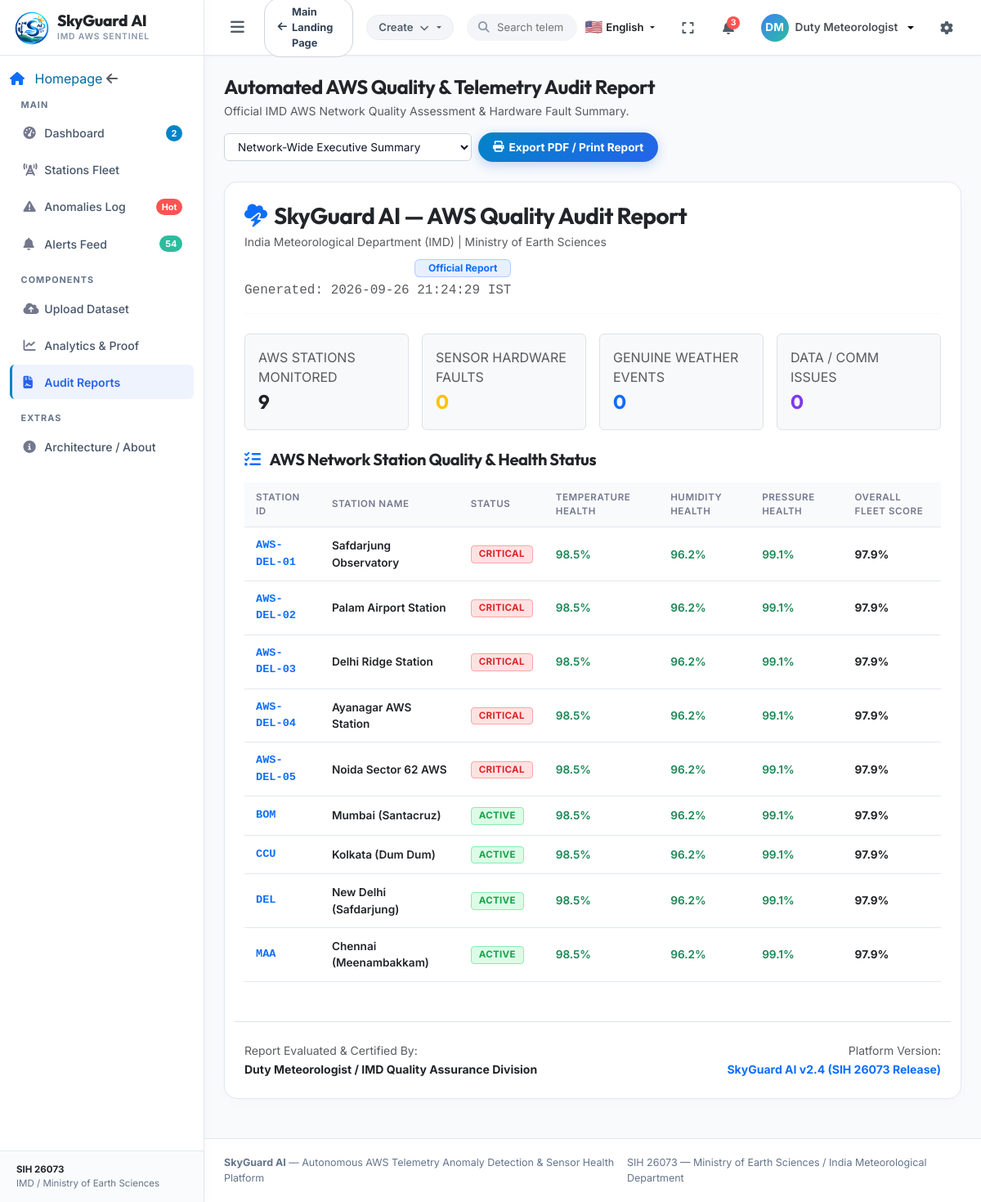
The page /reports/ on the database its author committed.
### core/models.py (models this page shows, shortened)
class Station(models.Model):
    STATUS_CHOICES = [
        ('ACTIVE', 'Active / Operational'),
        ('WARNING', 'Warning / Degraded Sensors'),
        ('CRITICAL', 'Critical / Multiple Sensor Faults'),
        ('OFFLINE', 'Offline / Comm Failure'),
    ]
    station_id = models.CharField(max_length=50, primary_key=True, help_text="Unique Station Identifier (e.g. AWS-IND-0101)")
    name = models.CharField(max_length=150, help_text="Station display name")
    latitude = models.FloatField(help_text="Latitude in decimal degrees")
    longitude = models.FloatField(help_text="Longitude in decimal degrees")
    elevation = models.FloatField(default=0.0, help_text="Elevation above sea level in meters")
    status = models.CharField(max_length=20, choices=STATUS_CHOICES, default='ACTIVE')
    installation_date = models.DateField(default=timezone.now)
    created_at = models.DateTimeField(auto_now_add=True)
    updated_at = models.DateTimeField(auto_now=True)
    class Meta:
        ordering = ['station_id']

### core/dashboard_views.py (the view)
# urls.py: path('reports/', reports_view, name='reports'),
def reports_view(request):
    stations = Station.objects.all()
    context = {
        'stations': stations
    }
    return render(request, 'monitoring/reports.html', context)

### templates/monitoring/reports.html (shortened to what this page needs)
{% extends 'monitoring/base.html' %}
{% load static %}
{% block content %}
<div class="d-flex justify-content-between align-items-center mb-4 flex-wrap gap-3 no-print">
    <div>
        <h3 class="font-heading fs-4 mb-1 text-dark">Automated AWS Quality & Telemetry Audit Report</h3>
        <p class="text-muted small mb-0">Official IMD AWS Network Quality Assessment & Hardware Fault Summary.</p>
    </div>
    <div class="d-flex align-items-center gap-2">
        <select class="form-select-custom" id="report-station-select" onchange="generateStationReport()">
            <option value="ALL">Network-Wide Executive Summary</option>
        </select>
        <button class="btn-custom btn-primary-custom" onclick="window.print()">
            <i class="fa-solid fa-print"></i> Export PDF / Print Report
        </button>
    </div>
</div>
<div class="card-custom p-4 bg-white" id="report-document">
    <div class="border-bottom border-light pb-3 mb-4 d-flex justify-content-between align-items-center flex-wrap gap-2">
        <div>
            <div class="d-flex align-items-center gap-2 mb-1">
                <i class="fa-solid fa-cloud-bolt fs-3 text-primary"></i>
                <h2 class="font-heading fs-3 text-dark mb-0">SkyGuard AI — AWS Quality Audit Report</h2>
            </div>
            <p class="text-muted small mb-0">India Meteorological Department (IMD) | Ministry of Earth Sciences</p>
        </div>
        <div class="text-end">
            <div class="badge bg-primary bg-opacity-10 text-primary border border-primary border-opacity-25 px-3 py-1 mb-1">
                Official Report
            </div>
            <div class="text-muted extra-small font-monospace" id="report-timestamp">Generated: {% now "Y-m-d H:i:s" %} IST</div>
        </div>
    </div>
    <div class="row g-3 mb-4">
        <div class="col-md-3">
            <div class="p-3 rounded border bg-light">
                <span class="text-muted extra-small d-block text-uppercase">AWS Stations Monitored</span>
                <strong class="fs-4 text-dark font-heading" id="rep-total-stations">{{ stations|length }}</strong>
            </div>
        </div>
        <div class="col-md-3">
            <div class="p-3 rounded border bg-light">
                <span class="text-muted extra-small d-block text-uppercase">Sensor Hardware Faults</span>
                <strong class="fs-4 text-warning font-heading" id="rep-sensor-faults">0</strong>
            </div>
        </div>
        <div class="col-md-3">
            <div class="p-3 rounded border bg-light">
                <span class="text-muted extra-small d-block text-uppercase">Genuine Weather Events</span>
                <strong class="fs-4 text-primary font-heading" id="rep-genuine-events">0</strong>
            </div>
        </div>
        <div class="col-md-3">
            <div class="p-3 rounded border bg-light">
                <span class="text-muted extra-small d-block text-uppercase">Data / Comm Issues</span>
                <strong class="fs-4 font-heading" style="color: #7c3aed;" id="rep-data-issues">0</strong>
            </div>
        </div>
    </div>
    <div class="mb-4">
        <h4 class="font-heading fs-5 text-dark mb-3">
            <i class="fa-solid fa-list-check me-2 text-primary"></i> AWS Network Station Quality & Health Status
        </h4>
        <div class="table-responsive-custom">
            <table class="table-custom">
                <thead>
                    <tr>
                        <th>Station ID</th>
                        <th>Station Name</th>
                        <th>Status</th>
                        <th>Temperature Health</th>
                        <th>Humidity Health</th>
                        <th>Pressure Health</th>
                        <th>Overall Fleet Score</th>
                    </tr>
                </thead>
                <tbody id="report-table-body">
                    {% for st in stations %}
                    <tr>
                        <td class="fw-bold font-monospace text-primary">{{ st.station_id }}</td>
                        <td class="text-dark fw-semibold">{{ st.name }}</td>
                        <td>
                            {% if st.status == 'ACTIVE' %}
                            <span class="sg-badge sg-badge-active">Active</span>
                            {% elif st.status == 'WARNING' %}
                            <span class="sg-badge sg-badge-warning">Warning</span>
                            {% else %}
                            <span class="sg-badge sg-badge-critical">Critical</span>
                            {% endif %}
                        </td>
                        <td class="text-success fw-semibold">98.5%</td>
                        <td class="text-success fw-semibold">96.2%</td>
                        <td class="text-success fw-semibold">99.1%</td>
                        <td class="fw-bold text-dark">97.9%</td>
                    </tr>
                    {% endfor %}
                </tbody>
            </table>
        </div>
    </div>
    <div class="mt-5 pt-4 border-top row align-items-center">
        <div class="col-6">
            <span class="text-muted small d-block">Report Evaluated & Certified By:</span>
            <strong class="text-dark small">Duty Meteorologist / IMD Quality Assurance Division</strong>
        </div>
        <div class="col-6 text-end">
            <span class="text-muted small d-block">Platform Version:</span>
            <strong class="text-primary small">SkyGuard AI v2.4 (SIH 26073 Release)</strong>
        </div>
    </div>
</div>
{% endblock %}

### static/css/main.css (style rules this page uses)
:root { --bg-main: #f8fafc; --bg-surface: #ffffff; --bg-surface-hover: #f1f5f9; --bg-card-border: #e2e8f0; --bg-sidebar: #ffffff; --bg-sidebar-border: #e2e8f0; --sidebar-text-title: #64748b; --sidebar-link: #475569; --sidebar-link-hover: #2563eb; --sidebar-link-hover-bg: #f1f5f9; --sidebar-link-active-bg: rgba(37, 99, 235, 0.08); --sidebar-link-active-color: #2563eb; --font-heading: 'Outfit', -apple-system, BlinkMacSystemFont, sans-serif; --font-body: 'Inter', -apple-system, BlinkMacSystemFont, sans-serif; --text-primary: #0f172a; --text-secondary: #334155; --text-muted: #64748b; --text-accent: #2563eb; --accent-teal: #0284c7; --accent-teal-dark: #0369a1; --accent-blue: #2563eb; --accent-indigo: #4f46e5; --accent-purple: #7c3aed; --accent-dark-blue: #0A4D9C; --status-healthy: #16a34a; --status-healthy-bg: #dcfce7; --status-healthy-border: #86efac; --status-warning: #d97706; --status-warning-bg: #fef3c7; --status-warning-border: #fde68a; --status-critical: #dc2626; --status-critical-bg: #fee2e2; --status-critical-border: #fca5a5; --status-offline: #64748b; --status-offline-bg: #f1f5f9; --status-offline-border: #cbd5e1; --cls-normal: #16a34a; --cls-weather: #0284c7; --cls-fault: #d97706; --cls-data: #2563eb; }
body { background-color: var(--bg-main); color: var(--text-primary); font-family: var(--font-body); min-height: 100vh; margin: 0; padding: 0; overflow-x: hidden; }
h1, h2, h3, h4, h5, h6, .font-heading { font-family: var(--font-heading); font-weight: 700; letter-spacing: -0.02em; color: var(--text-primary); }
.card-custom { background: var(--bg-surface); border: 1px solid var(--bg-card-border); border-radius: 16px; padding: 1.5rem; box-shadow: 0 4px 16px rgba(0, 0, 0, 0.02); margin-bottom: 1.5rem; transition: box-shadow 0.2s ease; }
.sg-badge { display: inline-flex; align-items: center; gap: 5px; padding: 4px 9px; border-radius: 4px; font-size: 0.72rem; font-weight: 700; letter-spacing: 0.3px; text-transform: uppercase; line-height: 1; }
.sg-badge-active, .sg-badge-healthy, .sg-badge-normal { background: var(--status-healthy-bg); color: var(--status-healthy); border: 1px solid var(--status-healthy-border); }
.sg-badge-critical, .sg-badge-high { background: var(--status-critical-bg); color: var(--status-critical); border: 1px solid var(--status-critical-border); }
.table-responsive-custom { overflow-x: auto; }
.table-custom { width: 100%; border-collapse: collapse; font-size: 0.85rem; color: var(--text-secondary); }
.table-custom th { text-align: left; padding: 10px 14px; background: #f8fafc; color: #74788d; font-weight: 600; font-size: 0.72rem; text-transform: uppercase; letter-spacing: 0.6px; border-bottom: 1px solid var(--bg-card-border); }
.table-custom td { padding: 12px 14px; border-bottom: 1px solid var(--bg-card-border); vertical-align: middle; }
.form-control-custom, .form-select-custom { background: #ffffff; border: 1px solid #ced4da; color: var(--text-primary); border-radius: 6px; padding: 7px 12px; font-size: 0.85rem; outline: none; transition: border-color 0.2s ease, box-shadow 0.2s ease; }
.btn-custom { display: inline-flex; align-items: center; gap: 6px; padding: 7px 16px; border-radius: 6px; font-size: 0.85rem; font-weight: 600; cursor: pointer; border: none; transition: all 0.2s ease; }
.btn-primary-custom { background: linear-gradient(135deg, #0284c7 0%, #2563eb 100%); color: #ffffff; border-radius: 30px; padding: 8px 18px; font-weight: 700; box-shadow: 0 4px 14px rgba(37, 99, 235, 0.25); }

### rows shown on the page
Station: station_id "AWS-DEL-01", name "Safdarjung Observatory", status "CRITICAL"
Station: station_id "AWS-DEL-02", name "Palam Airport Station", status "CRITICAL"
Station: station_id "AWS-DEL-03", name "Delhi Ridge Station", status "CRITICAL"
Station: station_id "AWS-DEL-04", name "Ayanagar AWS Station", status "CRITICAL"
Station: station_id "AWS-DEL-05", name "Noida Sector 62 AWS", status "CRITICAL"
Station: station_id "BOM", name "Mumbai (Santacruz)", status "ACTIVE"
Station: station_id "CCU", name "Kolkata (Dum Dum)", status "ACTIVE"
Station: station_id "DEL", name "New Delhi (Safdarjung)", status "ACTIVE"
Station: station_id "MAA", name "Chennai (Meenambakkam)", status "ACTIVE"

### other values the page prints
{{ stations|length }} "9"
